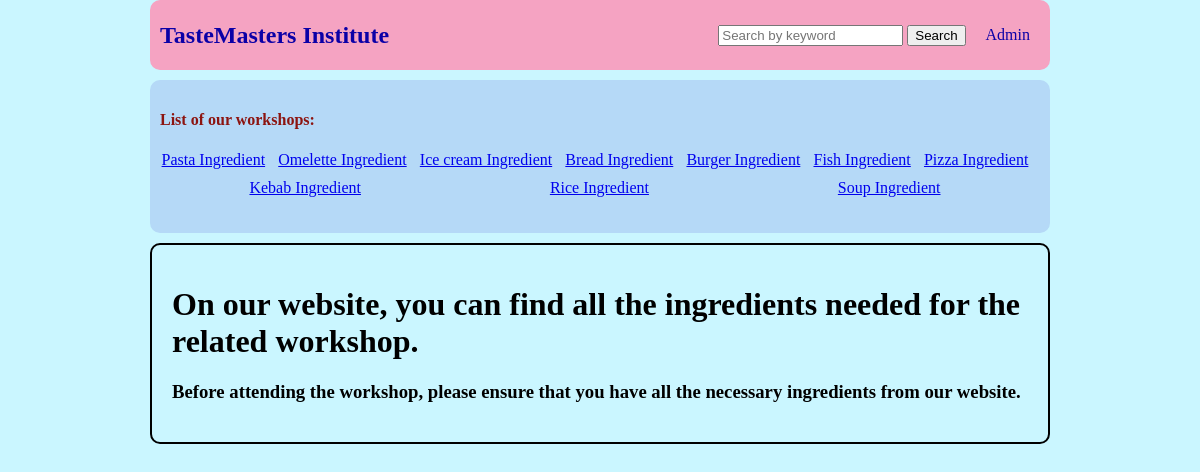
The page / on the database its author committed.
### tables this page shows
CREATE TABLE `mypages` (
  `id` int(11) NOT NULL,
  `title` varchar(50) NOT NULL,
  `content` text NOT NULL,
  `timee` timestamp NOT NULL DEFAULT current_timestamp() ON UPDATE current_timestamp(),
  `name` varchar(50) NOT NULL,
  `image_filename` varchar(100) NOT NULL,
  `new_image_path` varchar(100) NOT NULL
);

### index.php (the view, shortened to what this page needs)
<?php
require('connect.php');
$query = "SELECT *
            FROM mypages ORDER BY timee DESC";
$statement=$db->prepare($query);
$statement->execute();
$pages=$statement->fetchAll();
?>
<!DOCTYPE html>
<html lang="en">
<head>
    <link rel="stylesheet" href="main.css">
</head>
<body>
    <nav class="navbar1">
        <ul>
            <li id="firstitem">
                <a href="index.php">TasteMasters Institute</a>
            </li>
            <li id="seconditem">
                <form action="search.php" method="GET" class="searchbox">
                    <input id="searchinput" type="text" name="keyword" placeholder="Search by keyword">
                    <button id="searchbutton" type="submit">Search</button>
                </form>
            </li>
            <li id="thirditem"><a href="admin.php">Admin</a></li>
        </ul>
    </nav>
    <nav class="navbar2">
    <h4>List of our workshops:</h4>
        <ul>
            <?php foreach($pages as $page):?>
            <li>
                <a href="pages.php?id=<?=$page['id']?>"> <?= $page['title'] ?></a>
            </li>
            <?php endforeach?>
        </ul>
    </nav>
    <main>
        <div class="main">
            <h1 class="header">On our website, you can find all the ingredients needed for the related workshop.</h1>
            <h3 class="header">Before attending the workshop, please ensure that you have all the necessary ingredients
                from our website.</h3>
        </div>
    </main>
</body>
</html>

### main.css (style rules this page uses)
body { width: 75%; margin: 0 auto; padding: 0px; background-color: rgb(202, 246, 255); }
.main, .comment { border: 2px black solid; padding: 20px; border-radius: 10px; }
ul { list-style: none; padding-left: 0%; }
.header { font-family: 'Times New Roman', Times, serif; font-weight: 700; }
h4 { color: #8c1410; }
.navbar1 { background-color: rgb(245, 163, 194); margin: 0 auto; width: 100%; border-radius: 10px; display: flex; height: 70px; }
.navbar1 ul { align-items: center; list-style: none; width: 100%; }
.navbar1 a { color: rgb(11, 0, 167); text-decoration: none; }
#firstitem { padding-left: 10px; flex: 3; font-family: 'Times New Roman', Times, serif; font-weight:900; font-size: x-large; }
#seconditem,#thirditem { padding-right: 20px; }
#seconditem { align-content: center; }
.navbar2 { background-color: #b5d9f7; padding: 10px; margin: 10px 0; border-radius: 10px; }
.navbar2 ul,.navbar1 ul { display: flex; flex-wrap: wrap; justify-content:space-around; }
.navbar2 ul li { margin: 0; margin-right: 10px; margin-bottom: 10px; }

### rows shown on the page
mypages: title "Pasta Ingredient"
mypages: title "Omelette Ingredient"
mypages: title "Ice cream Ingredient"
mypages: title "Bread Ingredient"
mypages: title "Burger Ingredient"
mypages: title "Fish Ingredient"
mypages: title "Pizza Ingredient"
mypages: title "Kebab Ingredient"
mypages: title "Rice Ingredient"
mypages: title "Soup Ingredient"
